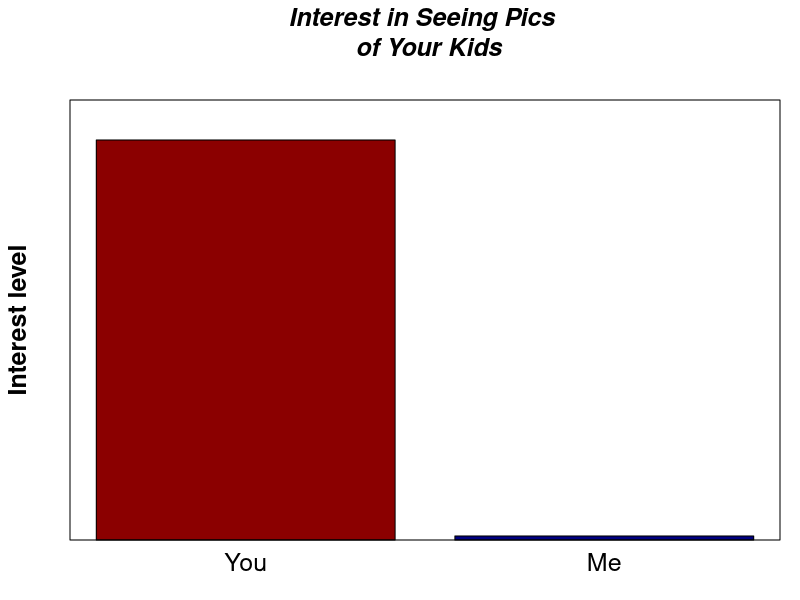

This chart was generated by the following R code:
#################
#	Funny Plot
########################
x <- c(You=1000, Me=10)
par(mar=c(3,3.5,5,1), mgp=c(2,.75,0))
barplot(x, ylim=c(0, 1100), col=c("darkred", "navy"), yaxt="n", cex.names=1.5, density=NA, angle=10, border=1)
box()
mtext("Interest level", side=2, line=2, font=2, cex=1.5)
mtext("Interest in Seeing Pics \n of Your Kids", side=3, line=2, font=4, cex=1.5)
